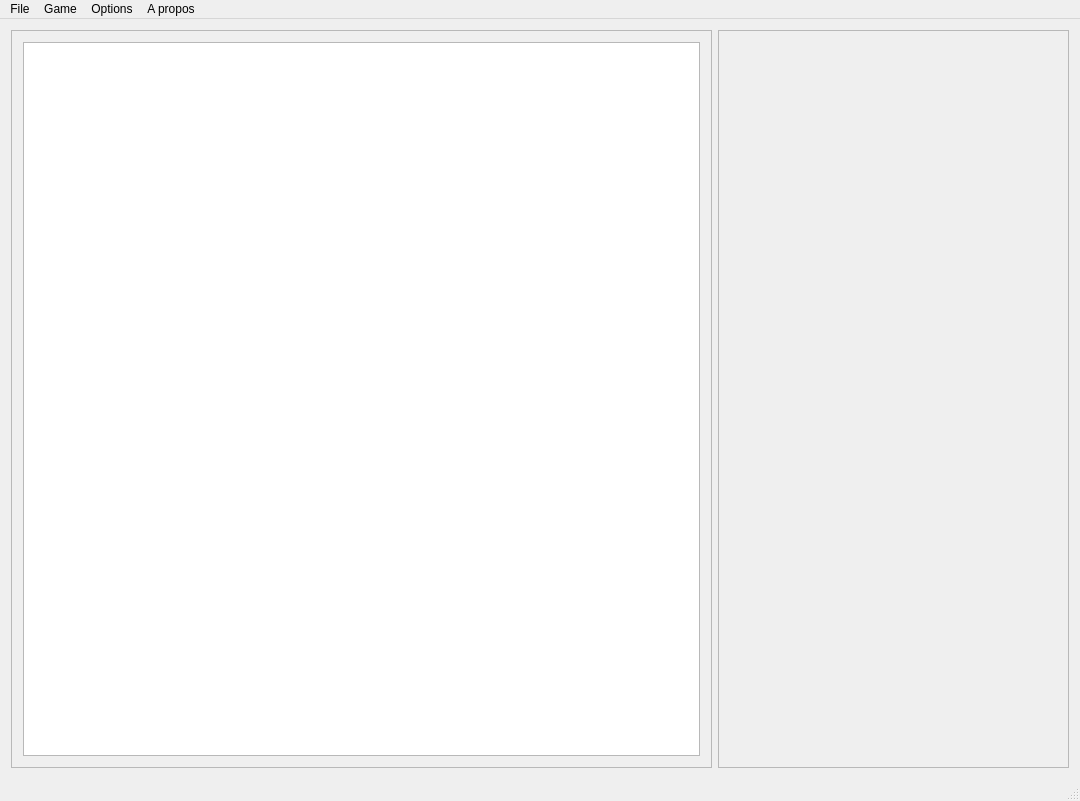
<?xml version="1.0" encoding="UTF-8"?>
<ui version="4.0">
 <class>MainWindow</class>
 <widget class="QMainWindow" name="MainWindow">
  <property name="geometry">
   <rect>
    <x>0</x>
    <y>0</y>
    <width>1080</width>
    <height>801</height>
   </rect>
  </property>
  <property name="windowTitle">
   <string>MainWindow</string>
  </property>
  <widget class="QWidget" name="centralWidget">
   <property name="minimumSize">
    <size>
     <width>100</width>
     <height>100</height>
    </size>
   </property>
   <layout class="QHBoxLayout" name="horizontalLayout" stretch="2,1">
    <item>
     <widget class="QFrame" name="PlaygroundFrame">
      <property name="frameShape">
       <enum>QFrame::StyledPanel</enum>
      </property>
      <property name="frameShadow">
       <enum>QFrame::Raised</enum>
      </property>
      <layout class="QVBoxLayout" name="verticalLayout">
       <item>
        <widget class="GobanView" name="goban_view">
         <property name="minimumSize">
          <size>
           <width>200</width>
           <height>200</height>
          </size>
         </property>
        </widget>
       </item>
      </layout>
     </widget>
    </item>
    <item>
     <widget class="QFrame" name="HudFrame">
      <property name="frameShape">
       <enum>QFrame::StyledPanel</enum>
      </property>
      <property name="frameShadow">
       <enum>QFrame::Raised</enum>
      </property>
     </widget>
    </item>
   </layout>
  </widget>
  <widget class="QMenuBar" name="menuBar">
   <property name="geometry">
    <rect>
     <x>0</x>
     <y>0</y>
     <width>1080</width>
     <height>26</height>
    </rect>
   </property>
   <widget class="QMenu" name="menuFIle">
    <property name="title">
     <string>File</string>
    </property>
   </widget>
   <widget class="QMenu" name="menuGame">
    <property name="title">
     <string>Game</string>
    </property>
   </widget>
   <widget class="QMenu" name="menuOptions">
    <property name="title">
     <string>Options</string>
    </property>
   </widget>
   <widget class="QMenu" name="menuA_propos">
    <property name="title">
     <string>A propos</string>
    </property>
   </widget>
   <addaction name="menuFIle"/>
   <addaction name="menuGame"/>
   <addaction name="menuOptions"/>
   <addaction name="menuA_propos"/>
  </widget>
  <widget class="QStatusBar" name="statusBar"/>
 </widget>
 <layoutdefault spacing="6" margin="11"/>
 <customwidgets>
  <customwidget>
   <class>GobanView</class>
   <extends>QGraphicsView</extends>
   <header location="global">gobanview.h</header>
  </customwidget>
 </customwidgets>
 <resources/>
 <connections/>
</ui>
